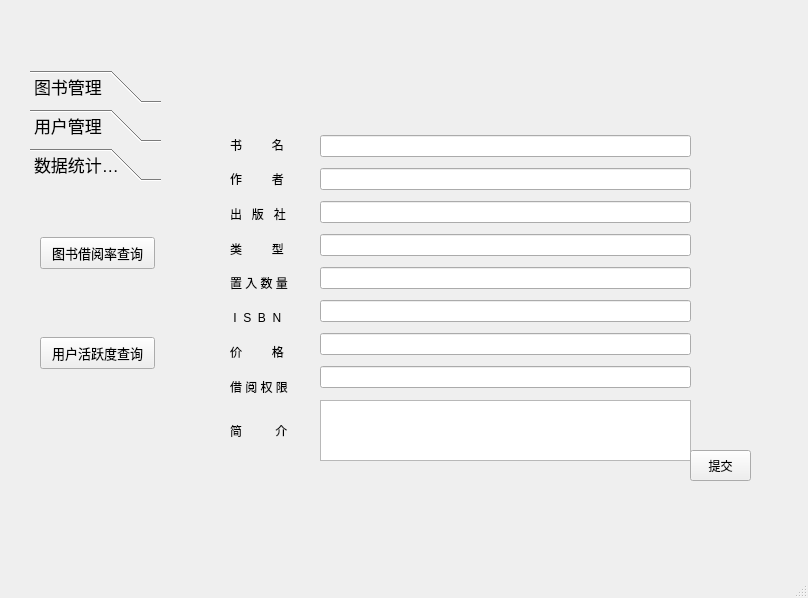
<?xml version="1.0" encoding="UTF-8"?>
<ui version="4.0">
 <class>A_MainWindow</class>
 <widget class="QMainWindow" name="A_MainWindow">
  <property name="geometry">
   <rect>
    <x>0</x>
    <y>0</y>
    <width>808</width>
    <height>598</height>
   </rect>
  </property>
  <property name="windowTitle">
   <string>MainWindow</string>
  </property>
  <widget class="QWidget" name="centralwidget">
   <widget class="QWidget" name="verticalLayoutWidget">
    <property name="geometry">
     <rect>
      <x>30</x>
      <y>70</y>
      <width>131</width>
      <height>411</height>
     </rect>
    </property>
    <layout class="QVBoxLayout" name="verticalLayout">
     <item>
      <widget class="QToolBox" name="managertool">
       <property name="font">
        <font>
         <family>Helvetica Neue</family>
         <pointsize>13</pointsize>
        </font>
       </property>
       <property name="mouseTracking">
        <bool>false</bool>
       </property>
       <property name="focusPolicy">
        <enum>Qt::NoFocus</enum>
       </property>
       <property name="acceptDrops">
        <bool>false</bool>
       </property>
       <property name="layoutDirection">
        <enum>Qt::LeftToRight</enum>
       </property>
       <property name="autoFillBackground">
        <bool>false</bool>
       </property>
       <property name="inputMethodHints">
        <set>Qt::ImhNone</set>
       </property>
       <property name="frameShape">
        <enum>QFrame::NoFrame</enum>
       </property>
       <property name="frameShadow">
        <enum>QFrame::Plain</enum>
       </property>
       <property name="currentIndex">
        <number>2</number>
       </property>
       <widget class="QWidget" name="books">
        <property name="geometry">
         <rect>
          <x>0</x>
          <y>0</y>
          <width>129</width>
          <height>307</height>
         </rect>
        </property>
        <attribute name="label">
         <string>图书管理</string>
        </attribute>
        <widget class="QPushButton" name="b_add">
         <property name="geometry">
          <rect>
           <x>10</x>
           <y>90</y>
           <width>115</width>
           <height>32</height>
          </rect>
         </property>
         <property name="text">
          <string>添加图书</string>
         </property>
        </widget>
        <widget class="QPushButton" name="b_delete">
         <property name="geometry">
          <rect>
           <x>10</x>
           <y>190</y>
           <width>115</width>
           <height>32</height>
          </rect>
         </property>
         <property name="text">
          <string>删除图书</string>
         </property>
        </widget>
       </widget>
       <widget class="QWidget" name="users">
        <property name="geometry">
         <rect>
          <x>0</x>
          <y>0</y>
          <width>129</width>
          <height>307</height>
         </rect>
        </property>
        <attribute name="label">
         <string>用户管理</string>
        </attribute>
        <widget class="QPushButton" name="u_add">
         <property name="geometry">
          <rect>
           <x>10</x>
           <y>10</y>
           <width>115</width>
           <height>32</height>
          </rect>
         </property>
         <property name="text">
          <string>添加用户</string>
         </property>
        </widget>
        <widget class="QPushButton" name="u_delete">
         <property name="geometry">
          <rect>
           <x>10</x>
           <y>130</y>
           <width>115</width>
           <height>32</height>
          </rect>
         </property>
         <property name="text">
          <string>删除用户</string>
         </property>
        </widget>
        <widget class="QPushButton" name="u_find">
         <property name="geometry">
          <rect>
           <x>10</x>
           <y>250</y>
           <width>115</width>
           <height>32</height>
          </rect>
         </property>
         <property name="text">
          <string>查询用户信息</string>
         </property>
        </widget>
       </widget>
       <widget class="QWidget" name="datasta">
        <property name="geometry">
         <rect>
          <x>0</x>
          <y>0</y>
          <width>129</width>
          <height>307</height>
         </rect>
        </property>
        <attribute name="label">
         <string>数据统计查询</string>
        </attribute>
        <widget class="QPushButton" name="bookborrate">
         <property name="geometry">
          <rect>
           <x>10</x>
           <y>50</y>
           <width>115</width>
           <height>32</height>
          </rect>
         </property>
         <property name="font">
          <font>
           <pointsize>10</pointsize>
          </font>
         </property>
         <property name="text">
          <string>图书借阅率查询</string>
         </property>
        </widget>
        <widget class="QPushButton" name="useractives">
         <property name="geometry">
          <rect>
           <x>10</x>
           <y>150</y>
           <width>115</width>
           <height>32</height>
          </rect>
         </property>
         <property name="font">
          <font>
           <pointsize>10</pointsize>
          </font>
         </property>
         <property name="text">
          <string>用户活跃度查询</string>
         </property>
        </widget>
       </widget>
      </widget>
     </item>
    </layout>
   </widget>
   <widget class="QWidget" name="verticalLayoutWidget_2">
    <property name="geometry">
     <rect>
      <x>190</x>
      <y>70</y>
      <width>571</width>
      <height>31</height>
     </rect>
    </property>
    <layout class="QVBoxLayout" name="verticalLayout_2">
     <item>
      <widget class="QLabel" name="label_2">
       <property name="text">
        <string/>
       </property>
      </widget>
     </item>
    </layout>
   </widget>
   <widget class="QStackedWidget" name="adm">
    <property name="geometry">
     <rect>
      <x>190</x>
      <y>120</y>
      <width>571</width>
      <height>361</height>
     </rect>
    </property>
    <property name="currentIndex">
     <number>1</number>
    </property>
    <widget class="QWidget" name="welcome">
     <widget class="QLabel" name="tst1">
      <property name="geometry">
       <rect>
        <x>260</x>
        <y>100</y>
        <width>59</width>
        <height>16</height>
       </rect>
      </property>
      <property name="text">
       <string>TextLabel</string>
      </property>
     </widget>
     <widget class="QLabel" name="tst2">
      <property name="geometry">
       <rect>
        <x>260</x>
        <y>190</y>
        <width>59</width>
        <height>16</height>
       </rect>
      </property>
      <property name="text">
       <string>TextLabel</string>
      </property>
     </widget>
    </widget>
    <widget class="QWidget" name="addbook_page">
     <widget class="QWidget" name="verticalLayoutWidget_3">
      <property name="geometry">
       <rect>
        <x>40</x>
        <y>10</y>
        <width>71</width>
        <height>271</height>
       </rect>
      </property>
      <layout class="QVBoxLayout" name="verticalLayout_3">
       <item>
        <widget class="QLabel" name="b_name">
         <property name="text">
          <string>书         名</string>
         </property>
        </widget>
       </item>
       <item>
        <widget class="QLabel" name="b_author">
         <property name="text">
          <string>作         者</string>
         </property>
        </widget>
       </item>
       <item>
        <widget class="QLabel" name="b_public">
         <property name="text">
          <string>出   版   社</string>
         </property>
        </widget>
       </item>
       <item>
        <widget class="QLabel" name="b_type">
         <property name="text">
          <string>类         型</string>
         </property>
        </widget>
       </item>
       <item>
        <widget class="QLabel" name="b_number">
         <property name="text">
          <string>置 入 数 量</string>
         </property>
        </widget>
       </item>
       <item>
        <widget class="QLabel" name="b_isbn">
         <property name="text">
          <string> I  S  B  N</string>
         </property>
        </widget>
       </item>
       <item>
        <widget class="QLabel" name="b_price">
         <property name="text">
          <string>价         格</string>
         </property>
        </widget>
       </item>
       <item>
        <widget class="QLabel" name="b_cre">
         <property name="text">
          <string>借 阅 权 限</string>
         </property>
        </widget>
       </item>
      </layout>
     </widget>
     <widget class="QWidget" name="verticalLayoutWidget_4">
      <property name="geometry">
       <rect>
        <x>40</x>
        <y>280</y>
        <width>71</width>
        <height>61</height>
       </rect>
      </property>
      <layout class="QVBoxLayout" name="verticalLayout_4">
       <item>
        <widget class="QLabel" name="intro_lab">
         <property name="text">
          <string>简          介</string>
         </property>
        </widget>
       </item>
      </layout>
     </widget>
     <widget class="QWidget" name="verticalLayoutWidget_6">
      <property name="geometry">
       <rect>
        <x>130</x>
        <y>10</y>
        <width>371</width>
        <height>271</height>
       </rect>
      </property>
      <layout class="QVBoxLayout" name="verticalLayout_6">
       <item>
        <widget class="QLineEdit" name="bnamelineEdit"/>
       </item>
       <item>
        <widget class="QLineEdit" name="bauthlineEdit"/>
       </item>
       <item>
        <widget class="QLineEdit" name="bpubliclineEdit"/>
       </item>
       <item>
        <widget class="QLineEdit" name="btypelineEdit"/>
       </item>
       <item>
        <widget class="QLineEdit" name="bnumberlineEdit"/>
       </item>
       <item>
        <widget class="QLineEdit" name="bisbnlineEdit"/>
       </item>
       <item>
        <widget class="QLineEdit" name="bpricelineEdit"/>
       </item>
       <item>
        <widget class="QLineEdit" name="bcrelineEdit"/>
       </item>
      </layout>
     </widget>
     <widget class="QTextEdit" name="intro_Edit">
      <property name="geometry">
       <rect>
        <x>130</x>
        <y>280</y>
        <width>371</width>
        <height>61</height>
       </rect>
      </property>
     </widget>
     <widget class="QPushButton" name="pushButton">
      <property name="geometry">
       <rect>
        <x>500</x>
        <y>330</y>
        <width>61</width>
        <height>31</height>
       </rect>
      </property>
      <property name="text">
       <string>提交</string>
      </property>
     </widget>
    </widget>
    <widget class="QWidget" name="delbook_page">
     <widget class="QRadioButton" name="bid_choose">
      <property name="geometry">
       <rect>
        <x>160</x>
        <y>120</y>
        <width>102</width>
        <height>20</height>
       </rect>
      </property>
      <property name="text">
       <string>图书编号</string>
      </property>
     </widget>
     <widget class="QRadioButton" name="bname_choose">
      <property name="geometry">
       <rect>
        <x>160</x>
        <y>180</y>
        <width>102</width>
        <height>20</height>
       </rect>
      </property>
      <property name="text">
       <string>图书名称</string>
      </property>
     </widget>
     <widget class="QLineEdit" name="b_lineEdit">
      <property name="geometry">
       <rect>
        <x>260</x>
        <y>120</y>
        <width>113</width>
        <height>21</height>
       </rect>
      </property>
     </widget>
     <widget class="QLineEdit" name="bname_lineEdit_2">
      <property name="geometry">
       <rect>
        <x>260</x>
        <y>180</y>
        <width>113</width>
        <height>21</height>
       </rect>
      </property>
     </widget>
    </widget>
    <widget class="QWidget" name="add_user">
     <widget class="QLabel" name="inputID">
      <property name="geometry">
       <rect>
        <x>210</x>
        <y>80</y>
        <width>61</width>
        <height>20</height>
       </rect>
      </property>
      <property name="text">
       <string>工号/学号</string>
      </property>
     </widget>
     <widget class="QLabel" name="inputname">
      <property name="geometry">
       <rect>
        <x>210</x>
        <y>180</y>
        <width>59</width>
        <height>16</height>
       </rect>
      </property>
      <property name="text">
       <string>姓        名</string>
      </property>
     </widget>
     <widget class="QLineEdit" name="inputIDlineEdit">
      <property name="geometry">
       <rect>
        <x>280</x>
        <y>80</y>
        <width>113</width>
        <height>21</height>
       </rect>
      </property>
     </widget>
     <widget class="QLineEdit" name="inputnamelineEdit">
      <property name="geometry">
       <rect>
        <x>280</x>
        <y>180</y>
        <width>113</width>
        <height>21</height>
       </rect>
      </property>
     </widget>
     <widget class="QRadioButton" name="teach_choose">
      <property name="geometry">
       <rect>
        <x>210</x>
        <y>130</y>
        <width>71</width>
        <height>21</height>
       </rect>
      </property>
      <property name="text">
       <string>教  师</string>
      </property>
     </widget>
     <widget class="QRadioButton" name="stu_choose">
      <property name="geometry">
       <rect>
        <x>330</x>
        <y>130</y>
        <width>61</width>
        <height>21</height>
       </rect>
      </property>
      <property name="text">
       <string>学  生</string>
      </property>
     </widget>
     <widget class="QLabel" name="acdmiclabel">
      <property name="geometry">
       <rect>
        <x>210</x>
        <y>240</y>
        <width>59</width>
        <height>16</height>
       </rect>
      </property>
      <property name="text">
       <string>学        院</string>
      </property>
     </widget>
     <widget class="QLineEdit" name="inputacdlineEdit">
      <property name="geometry">
       <rect>
        <x>280</x>
        <y>240</y>
        <width>113</width>
        <height>21</height>
       </rect>
      </property>
     </widget>
     <widget class="QPushButton" name="handon">
      <property name="geometry">
       <rect>
        <x>440</x>
        <y>310</y>
        <width>115</width>
        <height>32</height>
       </rect>
      </property>
      <property name="text">
       <string>提交</string>
      </property>
     </widget>
    </widget>
    <widget class="QWidget" name="del_user">
     <widget class="QLineEdit" name="delete_find">
      <property name="geometry">
       <rect>
        <x>230</x>
        <y>20</y>
        <width>191</width>
        <height>21</height>
       </rect>
      </property>
     </widget>
     <widget class="QLabel" name="dellabel">
      <property name="geometry">
       <rect>
        <x>20</x>
        <y>20</y>
        <width>121</width>
        <height>21</height>
       </rect>
      </property>
      <property name="text">
       <string>请输入要删除用户</string>
      </property>
     </widget>
     <widget class="QPushButton" name="del_butn">
      <property name="geometry">
       <rect>
        <x>420</x>
        <y>20</y>
        <width>41</width>
        <height>21</height>
       </rect>
      </property>
      <property name="text">
       <string>删除</string>
      </property>
     </widget>
     <widget class="QListWidget" name="delete_list">
      <property name="geometry">
       <rect>
        <x>20</x>
        <y>60</y>
        <width>521</width>
        <height>261</height>
       </rect>
      </property>
      <property name="autoScrollMargin">
       <number>14</number>
      </property>
      <property name="currentRow">
       <number>-1</number>
      </property>
     </widget>
     <widget class="QComboBox" name="del_con">
      <property name="enabled">
       <bool>true</bool>
      </property>
      <property name="geometry">
       <rect>
        <x>130</x>
        <y>20</y>
        <width>91</width>
        <height>21</height>
       </rect>
      </property>
      <property name="font">
       <font>
        <family>Heiti TC</family>
        <pointsize>11</pointsize>
       </font>
      </property>
      <property name="toolTipDuration">
       <number>1</number>
      </property>
      <property name="editable">
       <bool>false</bool>
      </property>
      <property name="currentIndex">
       <number>0</number>
      </property>
      <property name="duplicatesEnabled">
       <bool>false</bool>
      </property>
      <item>
       <property name="text">
        <string>姓名</string>
       </property>
      </item>
      <item>
       <property name="text">
        <string>ID</string>
       </property>
      </item>
     </widget>
     <widget class="QPushButton" name="delall_butn">
      <property name="geometry">
       <rect>
        <x>450</x>
        <y>320</y>
        <width>91</width>
        <height>32</height>
       </rect>
      </property>
      <property name="text">
       <string>全部删除</string>
      </property>
     </widget>
    </widget>
    <widget class="QWidget" name="find_u">
     <widget class="QLabel" name="u_findlabel">
      <property name="geometry">
       <rect>
        <x>30</x>
        <y>20</y>
        <width>141</width>
        <height>16</height>
       </rect>
      </property>
      <property name="text">
       <string>请输入要查询用户姓名</string>
      </property>
     </widget>
     <widget class="QLineEdit" name="u_findlineEdit">
      <property name="geometry">
       <rect>
        <x>170</x>
        <y>20</y>
        <width>241</width>
        <height>21</height>
       </rect>
      </property>
     </widget>
     <widget class="QPushButton" name="find_butn">
      <property name="geometry">
       <rect>
        <x>410</x>
        <y>20</y>
        <width>41</width>
        <height>21</height>
       </rect>
      </property>
      <property name="text">
       <string>确认</string>
      </property>
     </widget>
     <widget class="QWidget" name="horizontalLayoutWidget">
      <property name="geometry">
       <rect>
        <x>40</x>
        <y>80</y>
        <width>181</width>
        <height>31</height>
       </rect>
      </property>
      <layout class="QHBoxLayout" name="horizontalLayout">
       <item>
        <widget class="QLabel" name="stn_label">
         <property name="text">
          <string>姓         名</string>
         </property>
        </widget>
       </item>
       <item>
        <widget class="QLabel" name="dana_label">
         <property name="text">
          <string>name</string>
         </property>
        </widget>
       </item>
      </layout>
     </widget>
     <widget class="QWidget" name="horizontalLayoutWidget_2">
      <property name="geometry">
       <rect>
        <x>40</x>
        <y>140</y>
        <width>181</width>
        <height>31</height>
       </rect>
      </property>
      <layout class="QHBoxLayout" name="horizontalLayout_2">
       <item>
        <widget class="QLabel" name="stid_label">
         <property name="text">
          <string>id</string>
         </property>
        </widget>
       </item>
       <item>
        <widget class="QLabel" name="daid_label">
         <property name="text">
          <string>id</string>
         </property>
        </widget>
       </item>
      </layout>
     </widget>
     <widget class="QWidget" name="horizontalLayoutWidget_3">
      <property name="geometry">
       <rect>
        <x>40</x>
        <y>110</y>
        <width>181</width>
        <height>31</height>
       </rect>
      </property>
      <layout class="QHBoxLayout" name="horizontalLayout_3">
       <item>
        <widget class="QLabel" name="sty_label">
         <property name="text">
          <string>用 户 类 型</string>
         </property>
        </widget>
       </item>
       <item>
        <widget class="QLabel" name="daty_label">
         <property name="text">
          <string>type</string>
         </property>
        </widget>
       </item>
      </layout>
     </widget>
     <widget class="QWidget" name="horizontalLayoutWidget_4">
      <property name="geometry">
       <rect>
        <x>40</x>
        <y>200</y>
        <width>181</width>
        <height>31</height>
       </rect>
      </property>
      <layout class="QHBoxLayout" name="horizontalLayout_4">
       <item>
        <widget class="QLabel" name="stau_label">
         <property name="text">
          <string>权          限</string>
         </property>
        </widget>
       </item>
       <item>
        <widget class="QLabel" name="daau_label">
         <property name="text">
          <string>0</string>
         </property>
        </widget>
       </item>
      </layout>
     </widget>
     <widget class="QWidget" name="horizontalLayoutWidget_5">
      <property name="geometry">
       <rect>
        <x>40</x>
        <y>230</y>
        <width>181</width>
        <height>31</height>
       </rect>
      </property>
      <layout class="QHBoxLayout" name="horizontalLayout_5">
       <item>
        <widget class="QLabel" name="stcre_label">
         <property name="text">
          <string>信 用 等 级</string>
         </property>
        </widget>
       </item>
       <item>
        <widget class="QLabel" name="dacre_label">
         <property name="text">
          <string>0</string>
         </property>
        </widget>
       </item>
      </layout>
     </widget>
     <widget class="QWidget" name="horizontalLayoutWidget_6">
      <property name="geometry">
       <rect>
        <x>40</x>
        <y>260</y>
        <width>181</width>
        <height>31</height>
       </rect>
      </property>
      <layout class="QHBoxLayout" name="horizontalLayout_6">
       <item>
        <widget class="QLabel" name="stpay_label">
         <property name="text">
          <string>欠          款</string>
         </property>
        </widget>
       </item>
       <item>
        <widget class="QLabel" name="dapay_label">
         <property name="text">
          <string>0</string>
         </property>
        </widget>
       </item>
      </layout>
     </widget>
     <widget class="QWidget" name="horizontalLayoutWidget_7">
      <property name="geometry">
       <rect>
        <x>40</x>
        <y>290</y>
        <width>181</width>
        <height>31</height>
       </rect>
      </property>
      <layout class="QHBoxLayout" name="horizontalLayout_7">
       <item>
        <widget class="QLabel" name="stpas_label">
         <property name="text">
          <string>密          码</string>
         </property>
        </widget>
       </item>
       <item>
        <widget class="QLabel" name="dapas_label">
         <property name="text">
          <string>0</string>
         </property>
        </widget>
       </item>
      </layout>
     </widget>
     <widget class="QWidget" name="horizontalLayoutWidget_8">
      <property name="geometry">
       <rect>
        <x>40</x>
        <y>170</y>
        <width>181</width>
        <height>31</height>
       </rect>
      </property>
      <layout class="QHBoxLayout" name="horizontalLayout_8">
       <item>
        <widget class="QLabel" name="stac_label">
         <property name="text">
          <string>学          院</string>
         </property>
        </widget>
       </item>
       <item>
        <widget class="QLabel" name="daac_label">
         <property name="text">
          <string>ac</string>
         </property>
        </widget>
       </item>
      </layout>
     </widget>
     <widget class="QPushButton" name="samename">
      <property name="geometry">
       <rect>
        <x>400</x>
        <y>320</y>
        <width>161</width>
        <height>32</height>
       </rect>
      </property>
      <property name="text">
       <string>点击查看同名的所有人</string>
      </property>
     </widget>
     <widget class="QLabel" name="borrowlabel">
      <property name="geometry">
       <rect>
        <x>240</x>
        <y>80</y>
        <width>51</width>
        <height>21</height>
       </rect>
      </property>
      <property name="text">
       <string>所借书目</string>
      </property>
     </widget>
     <widget class="QListWidget" name="booklist">
      <property name="geometry">
       <rect>
        <x>240</x>
        <y>100</y>
        <width>331</width>
        <height>221</height>
       </rect>
      </property>
     </widget>
    </widget>
   </widget>
  </widget>
  <widget class="QMenuBar" name="menubar">
   <property name="geometry">
    <rect>
     <x>0</x>
     <y>0</y>
     <width>808</width>
     <height>22</height>
    </rect>
   </property>
  </widget>
  <widget class="QStatusBar" name="statusbar"/>
 </widget>
 <resources/>
 <connections/>
</ui>
